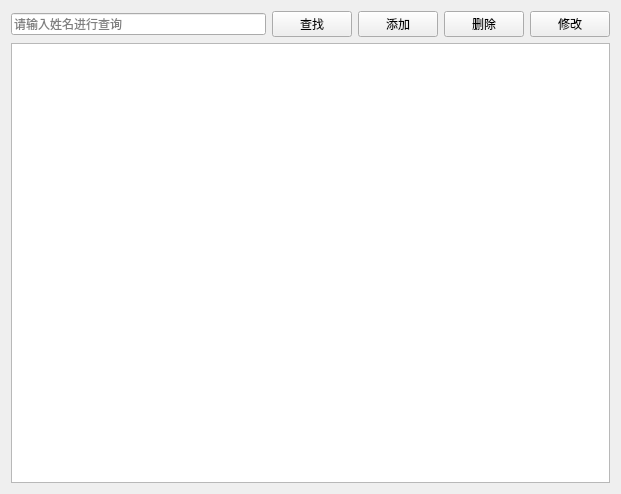
<?xml version="1.0" encoding="UTF-8"?>
<ui version="4.0">
 <class>DoctorView</class>
 <widget class="QWidget" name="DoctorView">
  <property name="geometry">
   <rect>
    <x>0</x>
    <y>0</y>
    <width>621</width>
    <height>494</height>
   </rect>
  </property>
  <property name="windowTitle">
   <string>医生管理</string>
  </property>
  <layout class="QVBoxLayout" name="verticalLayout">
   <item>
    <layout class="QHBoxLayout" name="horizontalLayout_2">
     <item>
      <widget class="QLineEdit" name="lineEdit">
       <property name="placeholderText">
        <string>请输入姓名进行查询</string>
       </property>
      </widget>
     </item>
     <item>
      <widget class="QPushButton" name="btcheck">
       <property name="text">
        <string>查找</string>
       </property>
      </widget>
     </item>
     <item>
      <widget class="QPushButton" name="btadd">
       <property name="text">
        <string>添加</string>
       </property>
      </widget>
     </item>
     <item>
      <widget class="QPushButton" name="btdel">
       <property name="text">
        <string>删除</string>
       </property>
      </widget>
     </item>
     <item>
      <widget class="QPushButton" name="btchange">
       <property name="text">
        <string>修改</string>
       </property>
      </widget>
     </item>
    </layout>
   </item>
   <item>
    <widget class="QTableView" name="tableView"/>
   </item>
  </layout>
 </widget>
 <resources/>
 <connections/>
</ui>
